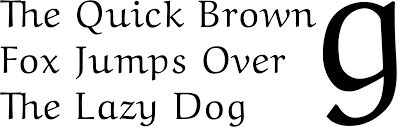
#> input picture text image.png, 398 x 127 px
$ python two.py
#> lines starting #> are read from the running program, lines starting #| are printed output that depends on the picture; after the words box and inside, x2 and y2 are one past the last pixel; in counts of white or black regions, pixels touching at a corner belong together
import cv2
import numpy as np

# Read the image
image = cv2.imread('text image.png')
#> image is the input picture: shape (127, 398, 3); min 0, max 255, mean 213.5

# Create a white background image with the same dimensions as the original image
white_background = np.full_like(image, (255, 255, 255))

# Convert the image to grayscale
gray = cv2.cvtColor(image, cv2.COLOR_BGR2GRAY)

# Apply thresholding to segment text from background
_, binary = cv2.threshold(gray, 240, 255, cv2.THRESH_BINARY)
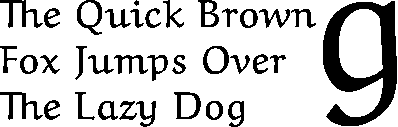
#> binary: shape (127, 398); 79.8% white; 35 black regions, largest, box (x1, y1, x2, y2) and area: (323, 1, 397, 126) 4038, (0, 0, 43, 28) 366, (0, 92, 43, 120) 365

# Invert the binary image
binary = cv2.bitwise_not(binary)
#> binary: shape (127, 398); 20.2% white; 35 white regions

# Find contours
contours, _ = cv2.findContours(binary, cv2.RETR_EXTERNAL, cv2.CHAIN_APPROX_SIMPLE)
#> contours = 35 contours, 1 with area under 20; largest, box (x1, y1, x2, y2) and area: (323, 1, 397, 126) 6370, (77, 0, 102, 35) 580, (203, 46, 229, 74) 556, (174, 92, 201, 119) 541, (198, 0, 219, 27) 384

# Draw contours on the white background
result = white_background.copy()
cv2.drawContours(result, contours, -1, (0, 0, 0), 2)  # Draw contours in black color on white background
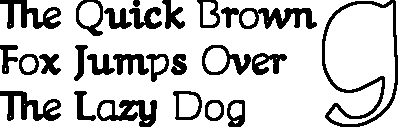
#> result: shape (127, 398, 3); 78.4% white; 25 black regions, largest, box (x1, y1, x2, y2) and area: (322, 0, 398, 127) 1568, (221, 7, 317, 29) 1054, (97, 100, 157, 127) 841

# Display the result
cv2.imshow('Segmented Text', result)
cv2.imshow("before",image)
cv2.waitKey(0)
cv2.destroyAllWindows()

$ run again, with bill 1.png copied over text image.png
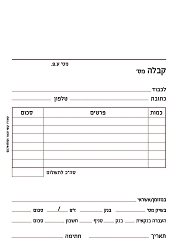
#> input picture bill 1.png, 178 x 250 px
#> image is the input picture: shape (250, 178, 3); mean B, G, R 247.1, 247.1, 247.7
#> `_, binary = cv2.threshold(gray, 240, 255, cv2.THRESH_BINARY)`:
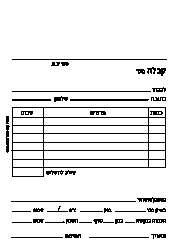
#> binary: shape (250, 178); 91.9% white; black in thin lines or dots, all inside (x1, y1, x2, y2) = (6, 59, 167, 239)
#> contours = 42 contours, 22 with area under 20; largest, box (x1, y1, x2, y2) and area: (11, 107, 166, 177) 9460, (70, 99, 149, 101) 78, (137, 197, 166, 203) 64, (6, 125, 10, 153) 48, (136, 219, 151, 224) 38
#> `cv2.drawContours(result, contours, -1, (0, 0, 0), 2)`:
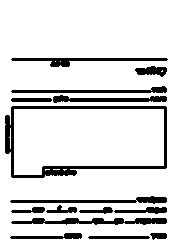
#> result: shape (250, 178, 3); 86.4% white; 15 black regions, largest, box (x1, y1, x2, y2) and area: (5, 106, 167, 178) 1703, (11, 218, 167, 225) 694, (11, 58, 168, 67) 574

$ run again, with bill 2.png copied over text image.png
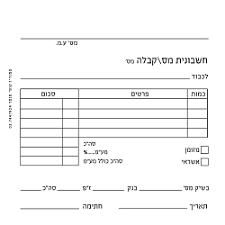
#> input picture bill 2.png, 225 x 225 px
#> image is the input picture: shape (225, 225, 3); min 0, max 255, mean 245.9
#> `_, binary = cv2.threshold(gray, 240, 255, cv2.THRESH_BINARY)`:
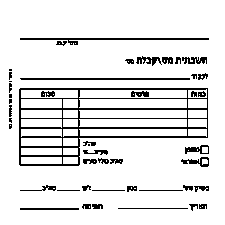
#> binary: shape (225, 225); 89.5% white; black in thin lines or dots, all inside (x1, y1, x2, y2) = (9, 38, 209, 211)
#> contours = 42 contours, 20 with area under 20; largest, box (x1, y1, x2, y2) and area: (19, 88, 208, 166) 10888, (20, 38, 209, 45) 210, (20, 78, 190, 80) 168, (185, 145, 209, 154) 118, (181, 157, 209, 167) 112
#> `cv2.drawContours(result, contours, -1, (0, 0, 0), 2)`:
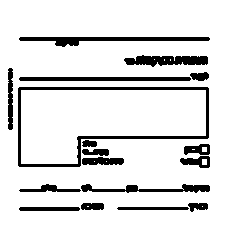
#> result: shape (225, 225, 3); 86.8% white; 17 black regions, largest, box (x1, y1, x2, y2) and area: (18, 87, 209, 167) 1594, (19, 37, 210, 47) 872, (19, 77, 191, 81) 684
